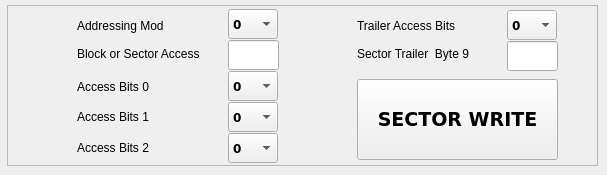
   <widget class="QWidget" name="tbSectorTrailerWriteAKM2">
    <attribute name="title">
     <string>SectorTrailer Write AKM2</string>
    </attribute>
    <widget class="QFrame" name="fmContainerAKM2">
     <property name="geometry">
      <rect>
       <x>7</x>
       <y>5</y>
       <width>591</width>
       <height>161</height>
      </rect>
     </property>
     <property name="frameShape">
      <enum>QFrame::StyledPanel</enum>
     </property>
     <property name="frameShadow">
      <enum>QFrame::Raised</enum>
     </property>
     <widget class="QLabel" name="lblAddressModeAKM2">
      <property name="geometry">
       <rect>
        <x>70</x>
        <y>13</y>
        <width>101</width>
        <height>16</height>
       </rect>
      </property>
      <property name="text">
       <string>Addressing Mod</string>
      </property>
      <property name="textFormat">
       <enum>Qt::AutoText</enum>
      </property>
     </widget>
     <widget class="QLabel" name="lblAccessBits0AKM2">
      <property name="geometry">
       <rect>
        <x>70</x>
        <y>74</y>
        <width>141</width>
        <height>16</height>
       </rect>
      </property>
      <property name="text">
       <string>Access Bits 0</string>
      </property>
      <property name="textFormat">
       <enum>Qt::AutoText</enum>
      </property>
     </widget>
     <widget class="QLabel" name="lblBlockorSectorAccessAKM2">
      <property name="geometry">
       <rect>
        <x>70</x>
        <y>41</y>
        <width>141</width>
        <height>16</height>
       </rect>
      </property>
      <property name="text">
       <string>Block or Sector Access</string>
      </property>
      <property name="textFormat">
       <enum>Qt::AutoText</enum>
      </property>
     </widget>
     <widget class="QPushButton" name="btnSectorTrailerWriteAKM2">
      <property name="geometry">
       <rect>
        <x>350</x>
        <y>74</y>
        <width>201</width>
        <height>81</height>
       </rect>
      </property>
      <property name="font">
       <font>
        <family>Verdana</family>
        <pointsize>14</pointsize>
        <weight>75</weight>
        <bold>true</bold>
       </font>
      </property>
      <property name="text">
       <string>SECTOR WRITE</string>
      </property>
     </widget>
     <widget class="QComboBox" name="cboAccessBits0AKM2">
      <property name="geometry">
       <rect>
        <x>221</x>
        <y>66</y>
        <width>50</width>
        <height>30</height>
       </rect>
      </property>
      <property name="font">
       <font>
        <family>Verdana</family>
        <weight>75</weight>
        <bold>true</bold>
       </font>
      </property>
      <item>
       <property name="text">
        <string>0</string>
       </property>
      </item>
      <item>
       <property name="text">
        <string>1</string>
       </property>
      </item>
      <item>
       <property name="text">
        <string>2</string>
       </property>
      </item>
      <item>
       <property name="text">
        <string>3</string>
       </property>
      </item>
      <item>
       <property name="text">
        <string>4</string>
       </property>
      </item>
      <item>
       <property name="text">
        <string>5</string>
       </property>
      </item>
      <item>
       <property name="text">
        <string>6</string>
       </property>
      </item>
      <item>
       <property name="text">
        <string>7</string>
       </property>
      </item>
     </widget>
     <widget class="QComboBox" name="cboAddressingModeAKM2">
      <property name="geometry">
       <rect>
        <x>221</x>
        <y>4</y>
        <width>50</width>
        <height>30</height>
       </rect>
      </property>
      <property name="font">
       <font>
        <family>Verdana</family>
        <weight>75</weight>
        <bold>true</bold>
       </font>
      </property>
      <item>
       <property name="text">
        <string>0</string>
       </property>
      </item>
      <item>
       <property name="text">
        <string>1</string>
       </property>
      </item>
     </widget>
     <widget class="QLineEdit" name="txtBlockOrSectorAddressAKM2">
      <property name="geometry">
       <rect>
        <x>221</x>
        <y>35</y>
        <width>51</width>
        <height>30</height>
       </rect>
      </property>
      <property name="font">
       <font>
        <pointsize>12</pointsize>
        <weight>75</weight>
        <bold>true</bold>
       </font>
      </property>
      <property name="alignment">
       <set>Qt::AlignCenter</set>
      </property>
     </widget>
     <widget class="QLabel" name="lblTrailerAccessBitsAKM2">
      <property name="geometry">
       <rect>
        <x>350</x>
        <y>13</y>
        <width>101</width>
        <height>16</height>
       </rect>
      </property>
      <property name="text">
       <string>Trailer Access Bits</string>
      </property>
      <property name="textFormat">
       <enum>Qt::AutoText</enum>
      </property>
     </widget>
     <widget class="QComboBox" name="cboTrailerAccessBitsAKM2">
      <property name="geometry">
       <rect>
        <x>500</x>
        <y>5</y>
        <width>50</width>
        <height>30</height>
       </rect>
      </property>
      <property name="font">
       <font>
        <family>Verdana</family>
        <weight>75</weight>
        <bold>true</bold>
       </font>
      </property>
      <item>
       <property name="text">
        <string>0</string>
       </property>
      </item>
      <item>
       <property name="text">
        <string>1</string>
       </property>
      </item>
      <item>
       <property name="text">
        <string>2</string>
       </property>
      </item>
      <item>
       <property name="text">
        <string>3</string>
       </property>
      </item>
      <item>
       <property name="text">
        <string>4</string>
       </property>
      </item>
      <item>
       <property name="text">
        <string>5</string>
       </property>
      </item>
      <item>
       <property name="text">
        <string>6</string>
       </property>
      </item>
      <item>
       <property name="text">
        <string>7</string>
       </property>
      </item>
     </widget>
     <widget class="QLabel" name="lblAccessBits1AKM2">
      <property name="geometry">
       <rect>
        <x>70</x>
        <y>104</y>
        <width>101</width>
        <height>16</height>
       </rect>
      </property>
      <property name="text">
       <string>Access Bits 1</string>
      </property>
      <property name="textFormat">
       <enum>Qt::AutoText</enum>
      </property>
     </widget>
     <widget class="QComboBox" name="cboAccessBits1AKM2">
      <property name="geometry">
       <rect>
        <x>221</x>
        <y>97</y>
        <width>50</width>
        <height>30</height>
       </rect>
      </property>
      <property name="font">
       <font>
        <family>Verdana</family>
        <weight>75</weight>
        <bold>true</bold>
       </font>
      </property>
      <item>
       <property name="text">
        <string>0</string>
       </property>
      </item>
      <item>
       <property name="text">
        <string>1</string>
       </property>
      </item>
      <item>
       <property name="text">
        <string>2</string>
       </property>
      </item>
      <item>
       <property name="text">
        <string>3</string>
       </property>
      </item>
      <item>
       <property name="text">
        <string>4</string>
       </property>
      </item>
      <item>
       <property name="text">
        <string>5</string>
       </property>
      </item>
      <item>
       <property name="text">
        <string>6</string>
       </property>
      </item>
      <item>
       <property name="text">
        <string>7</string>
       </property>
      </item>
     </widget>
     <widget class="QComboBox" name="cboAccessBits2AKM2">
      <property name="geometry">
       <rect>
        <x>221</x>
        <y>128</y>
        <width>50</width>
        <height>30</height>
       </rect>
      </property>
      <property name="font">
       <font>
        <family>Verdana</family>
        <weight>75</weight>
        <bold>true</bold>
       </font>
      </property>
      <item>
       <property name="text">
        <string>0</string>
       </property>
      </item>
      <item>
       <property name="text">
        <string>1</string>
       </property>
      </item>
      <item>
       <property name="text">
        <string>2</string>
       </property>
      </item>
      <item>
       <property name="text">
        <string>3</string>
       </property>
      </item>
      <item>
       <property name="text">
        <string>4</string>
       </property>
      </item>
      <item>
       <property name="text">
        <string>5</string>
       </property>
      </item>
      <item>
       <property name="text">
        <string>6</string>
       </property>
      </item>
      <item>
       <property name="text">
        <string>7</string>
       </property>
      </item>
     </widget>
     <widget class="QLabel" name="lblAccessBits2AKM2">
      <property name="geometry">
       <rect>
        <x>70</x>
        <y>135</y>
        <width>141</width>
        <height>16</height>
       </rect>
      </property>
      <property name="text">
       <string>Access Bits 2</string>
      </property>
      <property name="textFormat">
       <enum>Qt::AutoText</enum>
      </property>
     </widget>
     <widget class="QLineEdit" name="txtSectorTrailerByte9AKM2">
      <property name="geometry">
       <rect>
        <x>500</x>
        <y>36</y>
        <width>51</width>
        <height>30</height>
       </rect>
      </property>
      <property name="font">
       <font>
        <pointsize>12</pointsize>
        <weight>75</weight>
        <bold>true</bold>
       </font>
      </property>
      <property name="alignment">
       <set>Qt::AlignCenter</set>
      </property>
     </widget>
     <widget class="QLabel" name="lblSectorTrailerByte9AKM2">
      <property name="geometry">
       <rect>
        <x>350</x>
        <y>41</y>
        <width>141</width>
        <height>16</height>
       </rect>
      </property>
      <property name="text">
       <string>Sector Trailer  Byte 9</string>
      </property>
      <property name="textFormat">
       <enum>Qt::AutoText</enum>
      </property>
     </widget>
    </widget>
   </widget>
